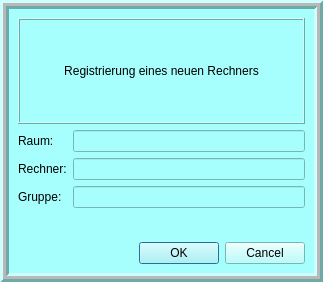
<?xml version="1.0" encoding="UTF-8"?>
<ui version="4.0">
 <class>RegistrierungsDialog</class>
 <widget class="QDialog" name="RegistrierungsDialog">
  <property name="geometry">
   <rect>
    <x>0</x>
    <y>0</y>
    <width>323</width>
    <height>282</height>
   </rect>
  </property>
  <property name="windowTitle">
   <string>Dialog</string>
  </property>
  <property name="styleSheet">
   <string notr="true">background-color: rgb(166, 255, 253);</string>
  </property>
  <layout class="QVBoxLayout" name="verticalLayout">
   <property name="spacing">
    <number>0</number>
   </property>
   <property name="leftMargin">
    <number>0</number>
   </property>
   <property name="topMargin">
    <number>0</number>
   </property>
   <property name="rightMargin">
    <number>0</number>
   </property>
   <property name="bottomMargin">
    <number>0</number>
   </property>
   <item>
    <widget class="QFrame" name="frame">
     <property name="frameShape">
      <enum>QFrame::Box</enum>
     </property>
     <property name="frameShadow">
      <enum>QFrame::Raised</enum>
     </property>
     <property name="lineWidth">
      <number>3</number>
     </property>
     <property name="midLineWidth">
      <number>3</number>
     </property>
     <layout class="QVBoxLayout" name="verticalLayout_2">
      <item>
       <widget class="QLabel" name="label">
        <property name="frameShape">
         <enum>QFrame::Box</enum>
        </property>
        <property name="frameShadow">
         <enum>QFrame::Raised</enum>
        </property>
        <property name="text">
         <string>Registrierung eines neuen Rechners</string>
        </property>
        <property name="alignment">
         <set>Qt::AlignCenter</set>
        </property>
       </widget>
      </item>
      <item>
       <layout class="QFormLayout" name="formLayout">
        <item row="0" column="0">
         <widget class="QLabel" name="label_2">
          <property name="text">
           <string>Raum:</string>
          </property>
         </widget>
        </item>
        <item row="0" column="1">
         <widget class="QLineEdit" name="roomName">
          <property name="minimumSize">
           <size>
            <width>140</width>
            <height>0</height>
           </size>
          </property>
         </widget>
        </item>
        <item row="1" column="0">
         <widget class="QLabel" name="label_3">
          <property name="text">
           <string>Rechner:</string>
          </property>
         </widget>
        </item>
        <item row="1" column="1">
         <widget class="QLineEdit" name="clientName">
          <property name="minimumSize">
           <size>
            <width>140</width>
            <height>0</height>
           </size>
          </property>
         </widget>
        </item>
        <item row="2" column="0">
         <widget class="QLabel" name="label_5">
          <property name="text">
           <string>Gruppe:</string>
          </property>
         </widget>
        </item>
        <item row="2" column="1">
         <widget class="QLineEdit" name="clientGroup">
          <property name="minimumSize">
           <size>
            <width>140</width>
            <height>0</height>
           </size>
          </property>
         </widget>
        </item>
       </layout>
      </item>
      <item>
       <widget class="QDialogButtonBox" name="buttonBox">
        <property name="orientation">
         <enum>Qt::Horizontal</enum>
        </property>
        <property name="standardButtons">
         <set>QDialogButtonBox::Cancel|QDialogButtonBox::Ok</set>
        </property>
       </widget>
      </item>
     </layout>
    </widget>
   </item>
  </layout>
 </widget>
 <resources/>
 <connections>
  <connection>
   <sender>buttonBox</sender>
   <signal>accepted()</signal>
   <receiver>RegistrierungsDialog</receiver>
   <slot>accept()</slot>
   <hints>
    <hint type="sourcelabel">
     <x>248</x>
     <y>254</y>
    </hint>
    <hint type="destinationlabel">
     <x>157</x>
     <y>274</y>
    </hint>
   </hints>
  </connection>
  <connection>
   <sender>buttonBox</sender>
   <signal>rejected()</signal>
   <receiver>RegistrierungsDialog</receiver>
   <slot>reject()</slot>
   <hints>
    <hint type="sourcelabel">
     <x>316</x>
     <y>260</y>
    </hint>
    <hint type="destinationlabel">
     <x>286</x>
     <y>274</y>
    </hint>
   </hints>
  </connection>
 </connections>
</ui>
